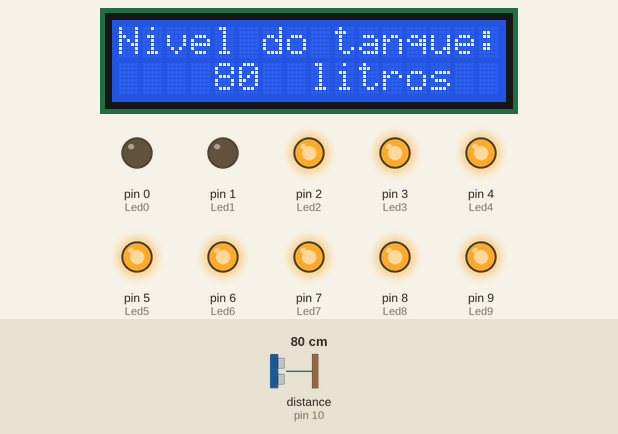
The sketch below on a simulated Arduino Uno, built with avr-gcc and run on an emulated ATmega328P. Parts: 16×2 character LCD, output pins drawn as LEDs (lit = HIGH). Wiring (inferred from the names in the program): ultrasonic range finder: trigger pin 10; echo pin 10. The test bench sets the inputs (shaded band); at power-on: distance to the obstacle (sensor on pin 10) 80 cm. The echo pulse lasts 58.3 µs per cm.

Above: at 6.2 s.
6.3 s: distance to the obstacle (sensor on pin 10) set to 35 cm
At 7.9 s:
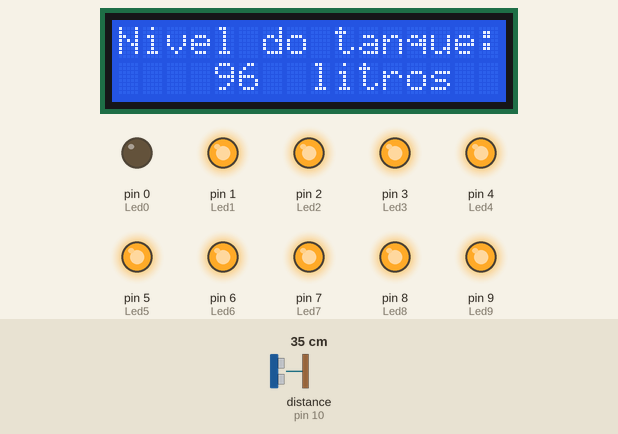
10.3 s: distance to the obstacle (sensor on pin 10) set to 120 cm
At 11.9 s:
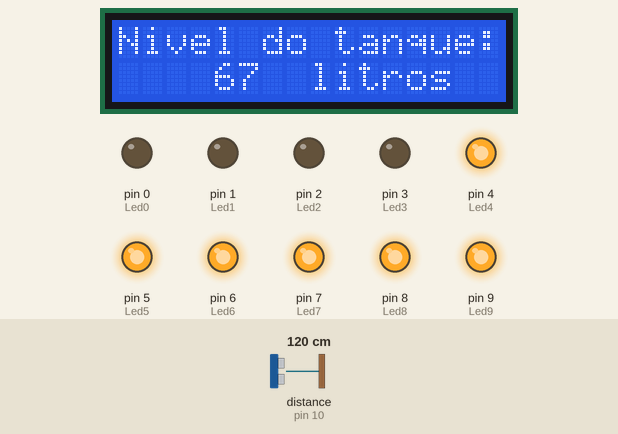
14.3 s: distance to the obstacle (sensor on pin 10) set to 250 cm
At 15.5 s:
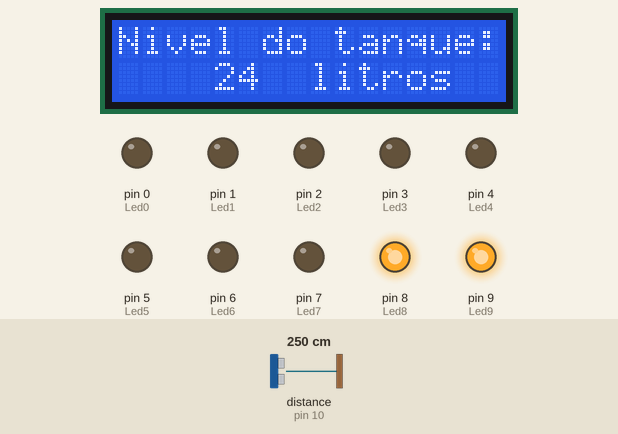
18.3 s: distance to the obstacle (sensor on pin 10) set to 299 cm
At 20.0 s:
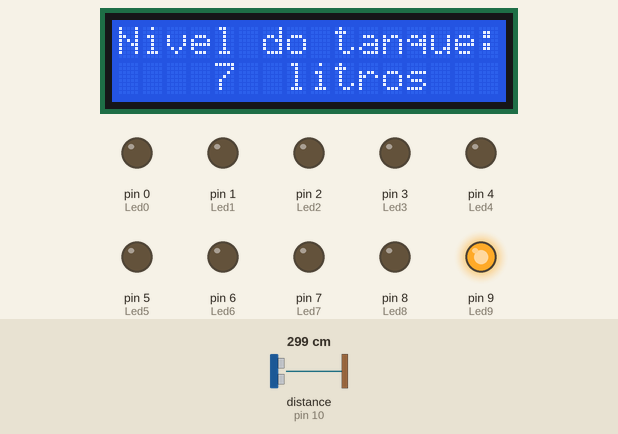
22.3 s: distance to the obstacle (sensor on pin 10) set to 97 cm
At 22.7 s:
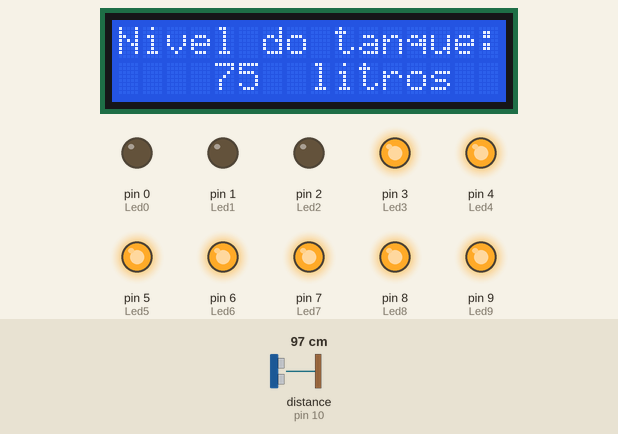
25.8 s: distance to the obstacle (sensor on pin 10) set to 173 cm
At 27.2 s:
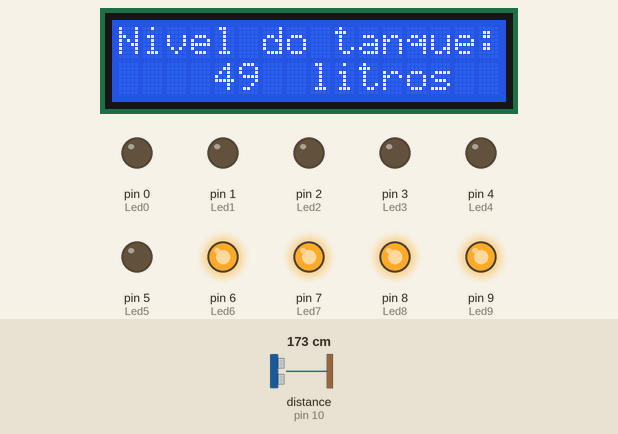
Timing chart, 0 to 28.8 s (numbered marks = the images above; inputs shaded):
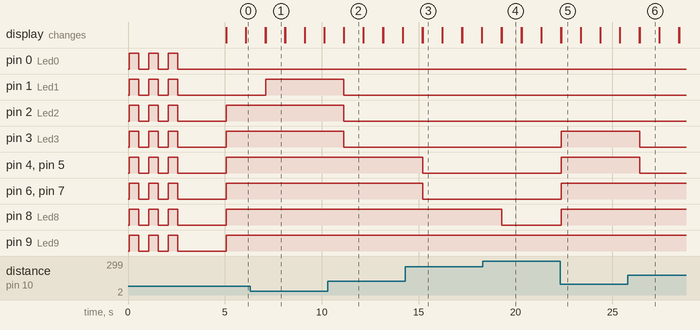

The sketch:

ultrassonico_led_lcd.ino
```cpp
#include <LiquidCrystal.h>
LiquidCrystal lcd(A0,A1, A2, A3, A4, A5);
int Led0 = 0, Led1 = 1, Led2 = 2, Led3 = 3, Led4 = 4, Led5 = 5, Led6 = 6, Led7 = 7, Led8 = 8, Led9 = 9;
const int UltraPin = 10;
long duration, cm, liters;


void setup() {
  lcd.begin(16, 2);
  lcd.setCursor(0, 0);
  lcd.print("Tambau - 2025 - 2EM A");
  lcd.setCursor(2, 1);
  lcd.print("DEV");
  pinMode(Led0, OUTPUT);
  pinMode(Led1, OUTPUT);
  pinMode(Led2, OUTPUT);
  pinMode(Led3, OUTPUT);
  pinMode(Led4, OUTPUT);
  pinMode(Led5, OUTPUT);
  pinMode(Led6, OUTPUT);
  pinMode(Led7, OUTPUT);
  pinMode(Led8, OUTPUT);
  pinMode(Led9, OUTPUT);
  cm = 0;
  LedController();
  delay(500);
  cm = 301;
  LedController();
  delay(500);
  cm = 0;
  LedController();
  delay(500);
  cm = 301;
  LedController();
  delay(500);
  cm = 0;
  LedController();
  delay(500);
  cm = 301;
  LedController();
  delay(500);
  LedController();
  delay(500);
  cm = 301;
  LedController();
  delay(500);
  LedController();
  delay(500);
  cm = 301;
  LedController();
  delay(500);

}

void loop() {
  lcd.clear();
  lcd.setCursor(0, 0);
  lcd.print("Nivel do tanque:");

  Distance_Measurer();

  liters = map(cm,20,320,100,0);
  if (liters < 0){
    liters = 0;
  }
  if (liters > 100){
    liters = 100;
  }
  lcd.setCursor(4, 1);
  lcd.print(liters);
  lcd.print("  litros");

  LedController();

  delay(1000);
}

long microsecondsToCentimeters(long microseconds) {
  return microseconds / 29 / 2;
}

long Distance_Measurer(){
  pinMode(UltraPin, OUTPUT);
  digitalWrite(UltraPin, LOW);
  delayMicroseconds(2);
  digitalWrite(UltraPin, HIGH);
  delayMicroseconds(5);
  digitalWrite(UltraPin, LOW);
  pinMode(UltraPin, INPUT);
  duration = pulseIn(UltraPin, HIGH);
  cm = microsecondsToCentimeters(duration);
}

void LedController(){
  if(cm <=20){
    digitalWrite(Led0, HIGH);
    digitalWrite(Led1, HIGH);
    digitalWrite(Led2, HIGH);
    digitalWrite(Led3, HIGH);
    digitalWrite(Led4, HIGH);
    digitalWrite(Led5, HIGH);
    digitalWrite(Led6, HIGH);
    digitalWrite(Led7, HIGH);
    digitalWrite(Led8, HIGH);
    digitalWrite(Led9, HIGH);
  }
  if((cm <=50) && (cm > 20)){
    digitalWrite(Led0, LOW);
    digitalWrite(Led1, HIGH);
    digitalWrite(Led2, HIGH);
    digitalWrite(Led3, HIGH);
    digitalWrite(Led4, HIGH);
    digitalWrite(Led5, HIGH);
    digitalWrite(Led6, HIGH);
    digitalWrite(Led7, HIGH);
    digitalWrite(Led8, HIGH);
    digitalWrite(Led9, HIGH);
  }
  if((cm <=80) && (cm > 50)){
    digitalWrite(Led0, LOW);
    digitalWrite(Led1, LOW);
    digitalWrite(Led2, HIGH);
    digitalWrite(Led3, HIGH);
    digitalWrite(Led4, HIGH);
    digitalWrite(Led5, HIGH);
    digitalWrite(Led6, HIGH);
    digitalWrite(Led7, HIGH);
    digitalWrite(Led8, HIGH);
    digitalWrite(Led9, HIGH);
  }
  if((cm <=110) && (cm > 80)){
    digitalWrite(Led0, LOW);
    digitalWrite(Led1, LOW);
    digitalWrite(Led2, LOW);
    digitalWrite(Led3, HIGH);
    digitalWrite(Led4, HIGH);
    digitalWrite(Led5, HIGH);
    digitalWrite(Led6, HIGH);
    digitalWrite(Led7, HIGH);
    digitalWrite(Led8, HIGH);
    digitalWrite(Led9, HIGH);
  }
  if((cm <=140) && (cm > 110)){
    digitalWrite(Led0, LOW);
    digitalWrite(Led1, LOW);
    digitalWrite(Led2, LOW);
    digitalWrite(Led3, LOW);
    digitalWrite(Led4, HIGH);
    digitalWrite(Led5, HIGH);
    digitalWrite(Led6, HIGH);
    digitalWrite(Led7, HIGH);
    digitalWrite(Led8, HIGH);
    digitalWrite(Led9, HIGH);
  }
  if((cm <=170) && (cm > 140)){
    digitalWrite(Led0, LOW);
    digitalWrite(Led1, LOW);
    digitalWrite(Led2, LOW);
    digitalWrite(Led3, LOW);
    digitalWrite(Led4, LOW);
    digitalWrite(Led5, HIGH);
    digitalWrite(Led6, HIGH);
    digitalWrite(Led7, HIGH);
    digitalWrite(Led8, HIGH);
    digitalWrite(Led9, HIGH);
  }
  if((cm <=200) && (cm > 170)){
    digitalWrite(Led0, LOW);
    digitalWrite(Led1, LOW);
    digitalWrite(Led2, LOW);
    digitalWrite(Led3, LOW);
    digitalWrite(Led4, LOW);
    digitalWrite(Led5, LOW);
    digitalWrite(Led6, HIGH);
    digitalWrite(Led7, HIGH);
    digitalWrite(Led8, HIGH);
    digitalWrite(Led9, HIGH);
  }
  if((cm <=230) && (cm > 200)){
    digitalWrite(Led0, LOW);
    digitalWrite(Led1, LOW);
    digitalWrite(Led2, LOW);
    digitalWrite(Led3, LOW);
    digitalWrite(Led4, LOW);
    digitalWrite(Led5, LOW);
    digitalWrite(Led6, LOW);
    digitalWrite(Led7, HIGH);
    digitalWrite(Led8, HIGH);
    digitalWrite(Led9, HIGH);
  }
  if((cm <=260) && (cm > 230)){
    digitalWrite(Led0, LOW);
    digitalWrite(Led1, LOW);
    digitalWrite(Led2, LOW);
    digitalWrite(Led3, LOW);
    digitalWrite(Led4, LOW);
    digitalWrite(Led5, LOW);
    digitalWrite(Led6, LOW);
    digitalWrite(Led7, LOW);
    digitalWrite(Led8, HIGH);
    digitalWrite(Led9, HIGH);
  }
  if((cm <=300) && (cm > 260)){
    digitalWrite(Led0, LOW);
    digitalWrite(Led1, LOW);
    digitalWrite(Led2, LOW);
    digitalWrite(Led3, LOW);
    digitalWrite(Led4, LOW);
    digitalWrite(Led5, LOW);
    digitalWrite(Led6, LOW);
    digitalWrite(Led7, LOW);
    digitalWrite(Led8, LOW);
    digitalWrite(Led9, HIGH);
  }
  if(cm > 300){
    digitalWrite(Led0, LOW);
    digitalWrite(Led1, LOW);
    digitalWrite(Led2, LOW);
    digitalWrite(Led3, LOW);
    digitalWrite(Led4, LOW);
    digitalWrite(Led5, LOW);
    digitalWrite(Led6, LOW);
    digitalWrite(Led7, LOW);
    digitalWrite(Led8, LOW);
    digitalWrite(Led9, LOW);
  }

}
```

Measured:
- after the input at 6.3 s, pin 1 (Led1): LOW → HIGH after 0.80 s; the display: first differs from a run without the input after 0.80 s (image 1)
- after the input at 10.3 s, pin 1 (Led1), pin 2 (Led2), pin 3 (Led3): HIGH → LOW after 0.84 s; the display: first differs from a run without the input after 0.84 s (image 2)
- after the input at 14.3 s, pin 4 (Led4), pin 5 (Led5), pin 6 (Led6), pin 7 (Led7): HIGH → LOW after 0.90 s; the display: first differs from a run without the input after 0.90 s (image 3)
- after the input at 18.3 s, pin 8 (Led8): HIGH → LOW after 0.99 s; the display: first differs from a run without the input after 0.99 s (image 4)
- after the input at 22.3 s, pin 3 (Led3), pin 4 (Led4), pin 5 (Led5), pin 6 (Led6), pin 7 (Led7), pin 8 (Led8): LOW → HIGH after 0.05 s; the display: first differs from a run without the input after 0.05 s (image 5)
- after the input at 25.8 s, pin 3 (Led3), pin 4 (Led4), pin 5 (Led5): HIGH → LOW after 0.61 s; the display: first differs from a run without the input after 0.61 s (image 6)
- what the display in image 1 shows lasts 1.0 s, from 7.1 s to 8.1 s
